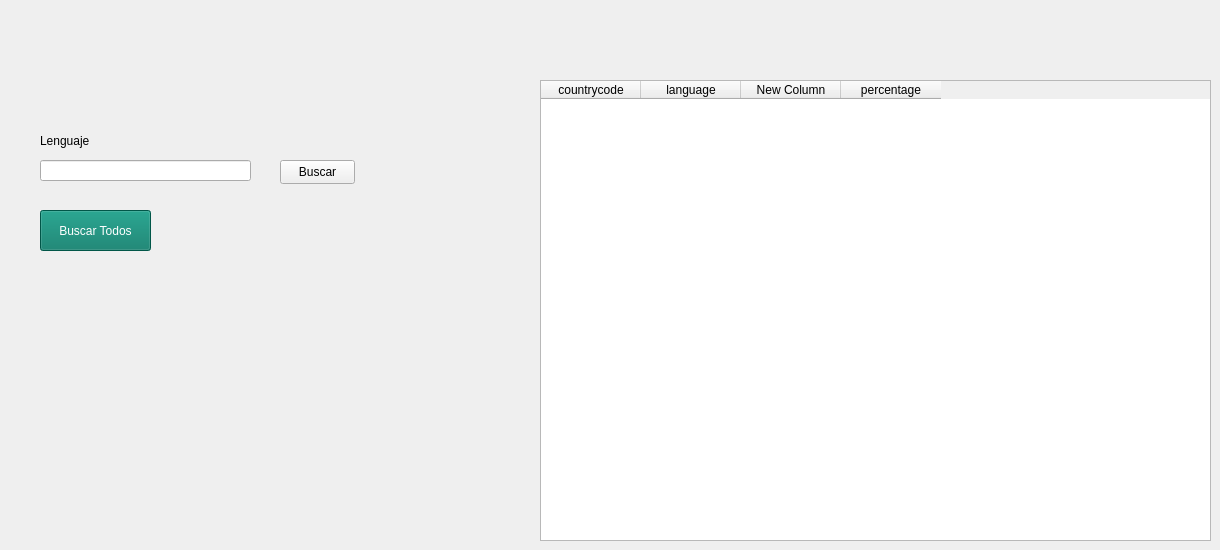
    <widget class="QWidget" name="tabLenguaje">
     <attribute name="title">
      <string>Consultar Lenguaje</string>
     </attribute>
     <widget class="QTableWidget" name="tableLenguaje">
      <property name="geometry">
       <rect>
        <x>540</x>
        <y>80</y>
        <width>671</width>
        <height>461</height>
       </rect>
      </property>
      <column>
       <property name="text">
        <string>countrycode</string>
       </property>
      </column>
      <column>
       <property name="text">
        <string>language</string>
       </property>
      </column>
      <column>
       <property name="text">
        <string>New Column</string>
       </property>
      </column>
      <column>
       <property name="text">
        <string>percentage</string>
       </property>
      </column>
     </widget>
     <widget class="QLabel" name="label_2">
      <property name="geometry">
       <rect>
        <x>40</x>
        <y>130</y>
        <width>131</width>
        <height>21</height>
       </rect>
      </property>
      <property name="text">
       <string>Lenguaje</string>
      </property>
     </widget>
     <widget class="QLineEdit" name="idLenguaje">
      <property name="geometry">
       <rect>
        <x>40</x>
        <y>160</y>
        <width>211</width>
        <height>21</height>
       </rect>
      </property>
     </widget>
     <widget class="QPushButton" name="bt_buscarlenguaje">
      <property name="geometry">
       <rect>
        <x>280</x>
        <y>160</y>
        <width>75</width>
        <height>24</height>
       </rect>
      </property>
      <property name="text">
       <string>Buscar</string>
      </property>
     </widget>
     <widget class="QPushButton" name="bt_buscarTodosl">
      <property name="geometry">
       <rect>
        <x>40</x>
        <y>210</y>
        <width>111</width>
        <height>41</height>
       </rect>
      </property>
      <property name="styleSheet">
       <string notr="true">background-color: rgb(1, 120, 101);
color: rgb(255, 255, 255);</string>
      </property>
      <property name="text">
       <string>Buscar Todos</string>
      </property>
     </widget>
    </widget>
